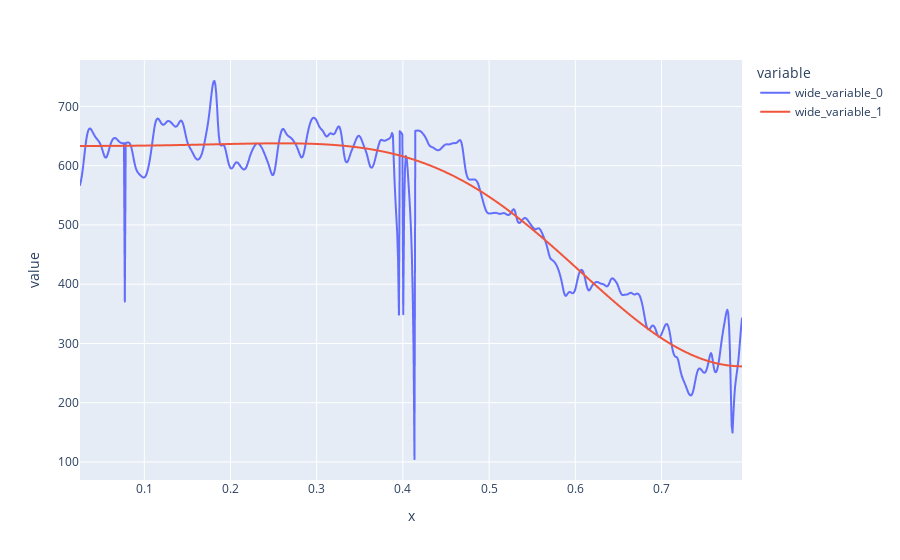

Write notebook code for a chart like this one.
### Code cell
ft_smooth_plot = px.line(x = time_domain, y=[tracked_array[0,:,0], smoothed[0, :, 0]])
ft_smooth_plot.show()

### Figure 1 — Plotly figure (JSON) as saved in the notebook; plotly's stock layout.template omitted (floating-point values rounded to 4 significant figures; data arrays with more than 128 entries replaced by an {"elided": "..."} marker saying what was removed)
{"data": [{"hovertemplate": "variable=wide_variable_0<br>x=%{x}<br>value=%{y}<extra></extra>", "legendgroup": "wide_variable_0", "line": {"color": "#636efa", "dash": "solid"}, "marker": {"symbol": "circle"}, "mode": "lines", "name": "wide_variable_0", "showlegend": true, "type": "scattergl", "x": {"elided": "769 float values"}, "xaxis": "x", "y": {"elided": "769 float values"}, "yaxis": "y"}, {"hovertemplate": "variable=wide_variable_1<br>x=%{x}<br>value=%{y}<extra></extra>", "legendgroup": "wide_variable_1", "line": {"color": "#EF553B", "dash": "solid"}, "marker": {"symbol": "circle"}, "mode": "lines", "name": "wide_variable_1", "showlegend": true, "type": "scattergl", "x": {"elided": "769 float values"}, "xaxis": "x", "y": {"elided": "769 float values"}, "yaxis": "y"}], "layout": {"legend": {"title": {"text": "variable"}, "tracegroupgap": 0}, "margin": {"t": 60}, "xaxis": {"anchor": "y", "domain": [0, 1], "title": {"text": "x"}}, "yaxis": {"anchor": "x", "domain": [0, 1], "title": {"text": "value"}}}}
